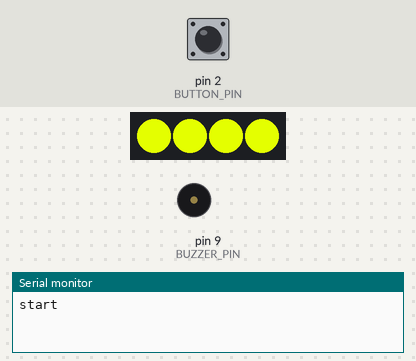
Recording of a sketch running on a simulated Arduino Uno, built with avr-gcc and run on an emulated ATmega328P. Parts: 4 RGB LEDs in strip order, left to right, buzzer (waves = sounding), the last lines printed to the serial monitor. The inputs (shaded band) are chosen by the test bench; at power-on: pin 2 (BUTTON_PIN) HIGH. Random numbers use the default seed unless the sketch sets one.

Above: at 1.8 s.
1.9 s: pin 2 (BUTTON_PIN) pulled LOW for 0.15 s
At 2.32 s:
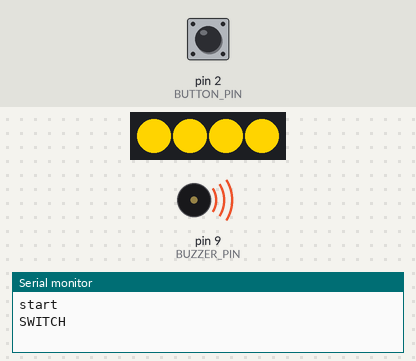
3.5 s: pin 2 (BUTTON_PIN) pulled LOW for 1 s
At 4.4 s:
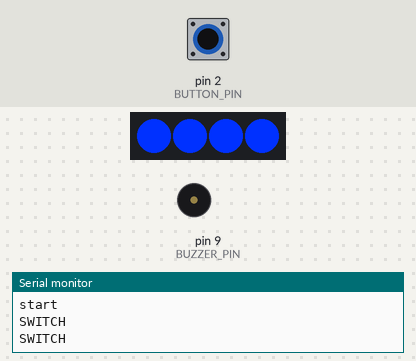
6.0 s: pin 2 (BUTTON_PIN) pulled LOW for 0.15 s
At 7.5 s:
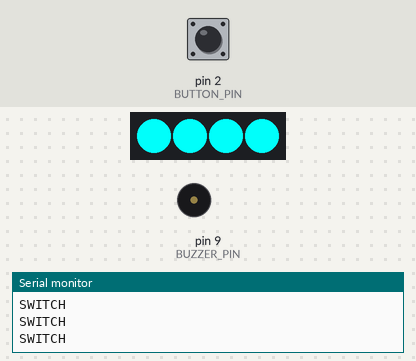
8.1 s: pin 2 (BUTTON_PIN) pulled LOW for 1 s
At 9.2 s:
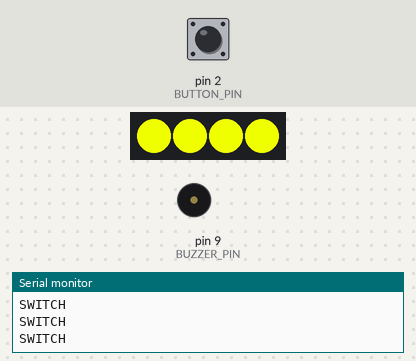
10.6 s: pin 2 (BUTTON_PIN) pulled LOW for 3.2 s
At 12.2 s:
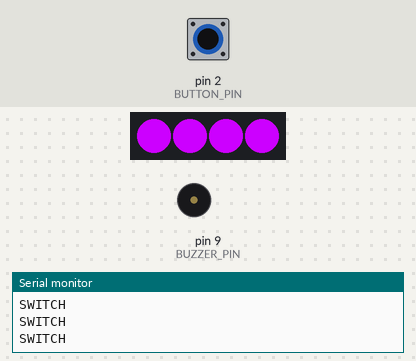
Timing chart, 0 to 13.7 s (numbered marks = the images above; inputs shaded):
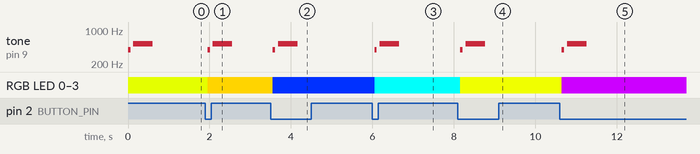

The sketch:

DeskLamp.ino
```cpp
#include <Adafruit_NeoPixel.h>

/*
  This sketch uses the buzzer to play songs.
  The Arduino's tone() command will play notes of a given frequency.
  We'll provide a function that takes in note characters (a-g),
  and returns the corresponding frequency from this table:

  note  frequency
  c     262 Hz
  d     294 Hz
  e     330 Hz
  f     349 Hz
  g     392 Hz
  a     440 Hz
  b     494 Hz
  C     523 Hz

  For more information, see http://arduino.cc/en/Tutorial/Tone
*/

// We'll set up an array with the notes we want to play
// change these values to make different songs!

// Length must equal the total number of notes and spaces

// Notes is an array of text characters corresponding to the notes
// in your song. A space represents a rest (no tone)

//char notes[] = "cdfda ag cdfdg gf "; // a space represents a rest
char notes[] = "g C"; // a space represents a rest
const int songLength = 3;

// Beats is an array of values for each note and rest.
// A "1" represents a quarter-note, 2 a half-note, etc.
// Don't forget that the rests (spaces) need a length as well.

int beats[] = {1, 1, 8};

// The tempo is how fast to play the song.
// To make the song play faster, decrease this value.
int tempo = 60;

#define BUZZER_PIN  9
#define BUTTON_PIN  2
#define LEDS_PIN    6
#define NUM_LEDS    4

Adafruit_NeoPixel strip = Adafruit_NeoPixel(NUM_LEDS, LEDS_PIN, NEO_GRB + NEO_KHZ800);

struct Color
{
  Color(byte r, byte g, byte b)
  {
    this->r = r;
    this->g = g;
    this->b = b;
  }
  byte r;
  byte g;
  byte b;
};


void setup()
{
  Serial.begin(9600);
  Serial.println("start");
  randomSeed(analogRead(0));
  pinMode(BUZZER_PIN, OUTPUT);
  pinMode(BUTTON_PIN, INPUT);
  strip.begin();
  newColor();
}

int lowCount = 0;

void loop()
{
  // read the state of the pushbutton value:
  int state = digitalRead(BUTTON_PIN);
  if (state == LOW)
  {
    if (lowCount++ == 10)
    {
      Serial.println("SWITCH");
      newColor();
    }
  }
  else
  {
    lowCount = max(0, lowCount -1);
  }
  delay(5);
}

float getRandomHue()
{
  return static_cast <float>(random(0, 1000)) / 1000.0;
}

Color HsvToRgb(float h, float s, float v)
{
  float r;
  float g;
  float b;
  long i = floor(h * 6);
  float f = h * 6 - i;
  float p = v * (1 - s);
  float q = v * (1 - f * s);
  float t = v * (1 - (1 - f) * s);

  switch (i % 6)
  {
        case 0:
            r = v, g = t, b = p;
            break;
        case 1:
            r = q, g = v, b = p;
            break;
        case 2:
            r = p, g = v, b = t;
            break;
        case 3:
            r = p, g = q, b = v;
            break;
        case 4:
            r = t, g = p, b = v;
            break;
        case 5:
            r = v, g = p, b = q;
            break;
    }
    r = floor(r * 255);
    g = floor(g * 255);
    b = floor(b * 255);
    return Color(r, g, b);
}


void newColor()
{
  auto color = HsvToRgb(getRandomHue(), 1, 1);
  for (int i = 0; i < NUM_LEDS; i++ )
  {
    strip.setPixelColor(i, strip.Color(color.r, color.g, color.b));
  }
  strip.show();
  play();
}


void play()
{
  int i, duration;

  for (i = 0; i < songLength; i++) // step through the song arrays
  {
    duration = beats[i] * tempo;  // length of note/rest in ms

    if (notes[i] == ' ')          // is this a rest?
    {
      delay(duration);            // then pause for a moment
    }
    else                          // otherwise, play the note
    {
      tone(BUZZER_PIN, frequency(notes[i]), duration);
      delay(duration);            // wait for tone to finish
    }
    delay(tempo / 10);            // brief pause between notes
  }
}


int frequency(char note)
{
  // This function takes a note character (a-g), and returns the
  // corresponding frequency in Hz for the tone() function.

  int i;
  const int numNotes = 8;  // number of notes we're storing

  // The following arrays hold the note characters and their
  // corresponding frequencies. The last "C" note is uppercase
  // to separate it from the first lowercase "c". If you want to
  // add more notes, you'll need to use unique characters.

  // For the "char" (character) type, we put single characters
  // in single quotes.

  char names[] = { 'c', 'd', 'e', 'f', 'g', 'a', 'b', 'C' };
  int frequencies[] = {262, 294, 330, 349, 392, 440, 494, 523};

  // Now we'll search through the letters in the array, and if
  // we find it, we'll return the frequency for that note.

  for (i = 0; i < numNotes; i++)  // Step through the notes
  {
    if (names[i] == note)         // Is this the one?
    {
      return (frequencies[i]);    // Yes! Return the frequency
    }
  }
  return (0); // We looked through everything and didn't find it,
  // but we still need to return a value, so return 0.
}
```

Measured:
- after the input at 1.9 s, tone on pin 9 (BUZZER_PIN): silent → 392 Hz after 0.05 s, → silent 0.06 s later, → 523 Hz 0.07 s later, → silent 0.48 s later; RGB LED 0–3: RGB(228, 255, 0) → RGB(255, 212, 0) after 0.05 s
- after the input at 3.5 s, tone on pin 9 (BUZZER_PIN): silent → 392 Hz after 0.05 s, → silent 0.06 s later, → 523 Hz 0.07 s later, → silent 0.48 s later; RGB LED 0–3: RGB(255, 212, 0) → RGB(0, 49, 255) after 0.05 s
- after the input at 6.0 s, tone on pin 9 (BUZZER_PIN): silent → 392 Hz after 0.05 s, → silent 0.06 s later, → 523 Hz 0.07 s later, → silent 0.48 s later; RGB LED 0–3: RGB(0, 49, 255) → RGB(0, 255, 251) after 0.05 s
- after the input at 8.1 s, tone on pin 9 (BUZZER_PIN): silent → 392 Hz after 0.06 s, → silent 0.06 s later, → 523 Hz 0.07 s later, → silent 0.48 s later; RGB LED 0–3: RGB(0, 255, 251) → RGB(240, 255, 0) after 0.06 s
- after the input at 10.6 s, tone on pin 9 (BUZZER_PIN): silent → 392 Hz after 0.05 s, → silent 0.06 s later, → 523 Hz 0.07 s later, → silent 0.48 s later; RGB LED 0–3: RGB(240, 255, 0) → RGB(204, 0, 255) after 0.05 s
